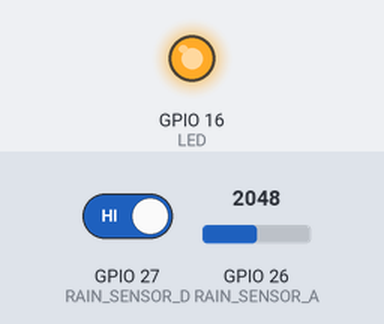
Recording of a sketch running on a simulated ESP32. Parts: output pins drawn as LEDs (lit = HIGH). The test bench sets the inputs (shaded band); at power-on: GPIO 26 (RAIN_SENSOR_A) = 2048, GPIO 27 (RAIN_SENSOR_D) HIGH. What the sketch prints to the serial monitor is not drawn.

Above: at 0.1 s.
At 1.1 s:
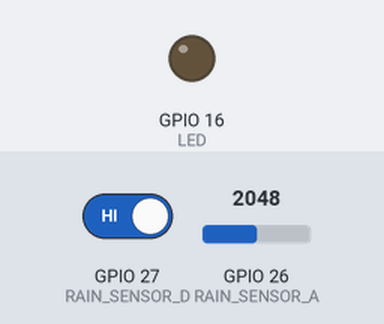
Timing chart, 0 to 2.6 s (numbered marks = the images above):
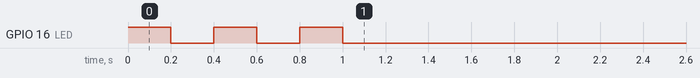

The sketch:

Soil_Sensor.ino
```cpp
// RDクラブ 東邦インターナショナル
// 土壌湿度センサー
// ESP32 Dev Module
// ・LED回路
//   GND→抵抗→LED→16
// ・センサー
//   GND,VCC
//   D0→27
//   A0→26（DAC-2）

#define LED 16
#define RAIN_SENSOR_D 27
#define RAIN_SENSOR_A 26

void setup()
{
  Serial.begin(115200);

  // センサーのデジタル出力
  pinMode(RAIN_SENSOR_D, INPUT);

  // LEDをテスト点滅
  pinMode(LED, OUTPUT);
  for (int i=0; i<3; i++) {
    digitalWrite(LED, HIGH);
    delay(200);
    digitalWrite(LED, LOW);
    delay(200);
  }
}

void loop()
{
  // デジタル信号
  int D0 = digitalRead(RAIN_SENSOR_D);
  Serial.print("D=");
  Serial.print(D0);
  if (D0 == 0) digitalWrite(LED, HIGH);
  else digitalWrite(LED, LOW);

  Serial.print(" ");

  // アナログ信号
  int A0 = analogRead(RAIN_SENSOR_A);
  Serial.print("A=");
  Serial.println(A0);

  delay(500);
}
```
